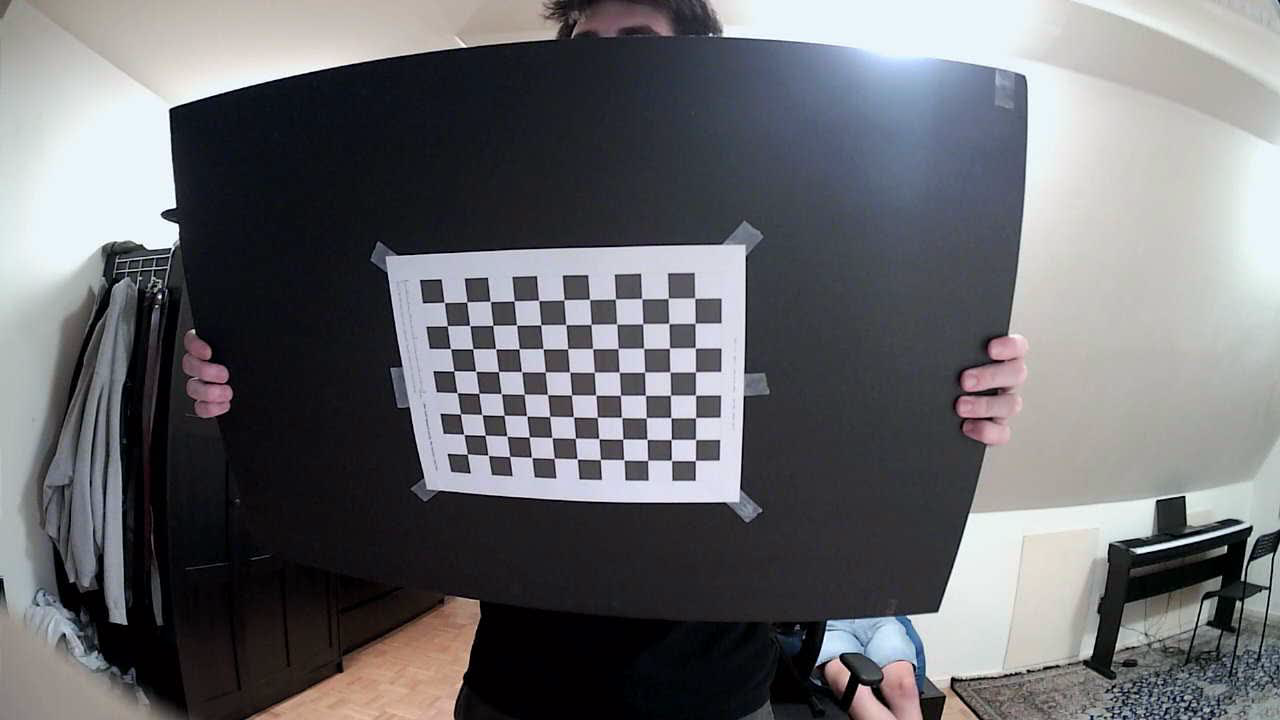
#> input picture camera/calib_shots/calib_000.png, 1280 x 720 px
$ python calibrate_fisheye.py   (older library calls are emulated)
#> lines starting #> are read from the running program, lines starting #| are printed output that depends on the picture
#!/usr/bin/env python3
"""
calibrate_fisheye.py - fit the lens model to the captured checkerboard images.

WHAT COMES OUT
  K - the camera matrix. Its four useful numbers are fx, fy (focal length measured
      in PIXELS) and cx, cy (where the optical axis actually hits the sensor - the
      true image centre, which is never exactly width/2, height/2).
  D - four fisheye distortion coefficients k1..k4 describing how the lens bends a
      straight line outward.
Together they let us convert "a direction in 3D space" <-> "a pixel", which is the
one operation the whole ToF-camera fusion depends on.

WHY cv2.fisheye AND NOT THE NORMAL MODEL
The standard pinhole model (cv2.calibrateCamera) assumes a ray at angle theta lands
at distance f*tan(theta) from centre. At 140 degrees tan(theta) explodes and the fit
fails or gets badly biased. The fisheye / Kannala-Brandt model uses theta itself as
the base and adds four odd-power correction terms, which stays well-behaved right
out to the edge. Rule of thumb: above about 120 degrees, use fisheye.

READING THE RESULT
RMS reprojection error = take each detected corner, predict where the fitted model
says it should be, measure the gap in pixels, RMS them all.
  < 0.5 px  good, use it
  0.5-1.0   usable, more/steadier views would improve it
  > 1.0     something is off: board not flat, focus changed, blurry frames,
            or a bad image dragging the fit
Per-image errors are printed so a single bad frame is easy to spot and delete.

Usage:  python camera/calibrate_fisheye.py
Writes: camera/calibration_720p.npz  (K, D, image_size, rms, board, square_mm)
        camera/calibration_720p.txt  (human-readable, includes the measured FOV)
        camera/undistort_preview.jpg (before/after, to eyeball straight lines)
"""
import glob
import os

import cv2
import numpy as np

HERE = os.path.dirname(os.path.abspath(__file__))
SHOTS = os.path.join(HERE, "calib_shots")
NPZ = os.path.join(HERE, "calibration_720p.npz")
TXT = os.path.join(HERE, "calibration_720p.txt")
PREVIEW = os.path.join(HERE, "undistort_preview.jpg")

BOARD = (8, 11)        # inner corners, must match capture_calib.py / the PDF
# MEASURED: the printed 100 mm verification bar came out at 98 mm, so the printer
# scaled by 0.98 -> squares are 20.0 * 0.98 = 19.6 mm.
# (A uniform scale error like this does NOT affect K or D - it only rescales the
# per-image translation vectors - but Stage 3 needs real millimetres, so fix it here.)
SQUARE_MM = 19.6

SUBPIX = (cv2.TERM_CRITERIA_EPS + cv2.TERM_CRITERIA_MAX_ITER, 30, 0.01)
CALIB_TERM = (cv2.TERM_CRITERIA_EPS + cv2.TERM_CRITERIA_MAX_ITER, 100, 1e-6)
FLAGS = (cv2.fisheye.CALIB_RECOMPUTE_EXTRINSIC |
         cv2.fisheye.CALIB_FIX_SKEW)

# One object-point set: the board's corners in millimetres, z = 0 (it is flat).
objp = np.zeros((1, BOARD[0] * BOARD[1], 3), np.float64)
objp[0, :, :2] = np.mgrid[0:BOARD[0], 0:BOARD[1]].T.reshape(-1, 2) * SQUARE_MM

files = sorted(glob.glob(os.path.join(SHOTS, "calib_*.png")))
if not files:
    raise SystemExit(f"No images in {SHOTS}. Run capture_calib.py first.")

objpoints, imgpoints, used, size = [], [], [], None
print(f"Scanning {len(files)} images for the {BOARD[0]}x{BOARD[1]} corner grid...")
for f in files:
    img = cv2.imread(f)
#> img is the input picture: shape (720, 1280, 3); mean B, G, R 109.6, 106, 105.7
    gray = cv2.cvtColor(img, cv2.COLOR_BGR2GRAY)
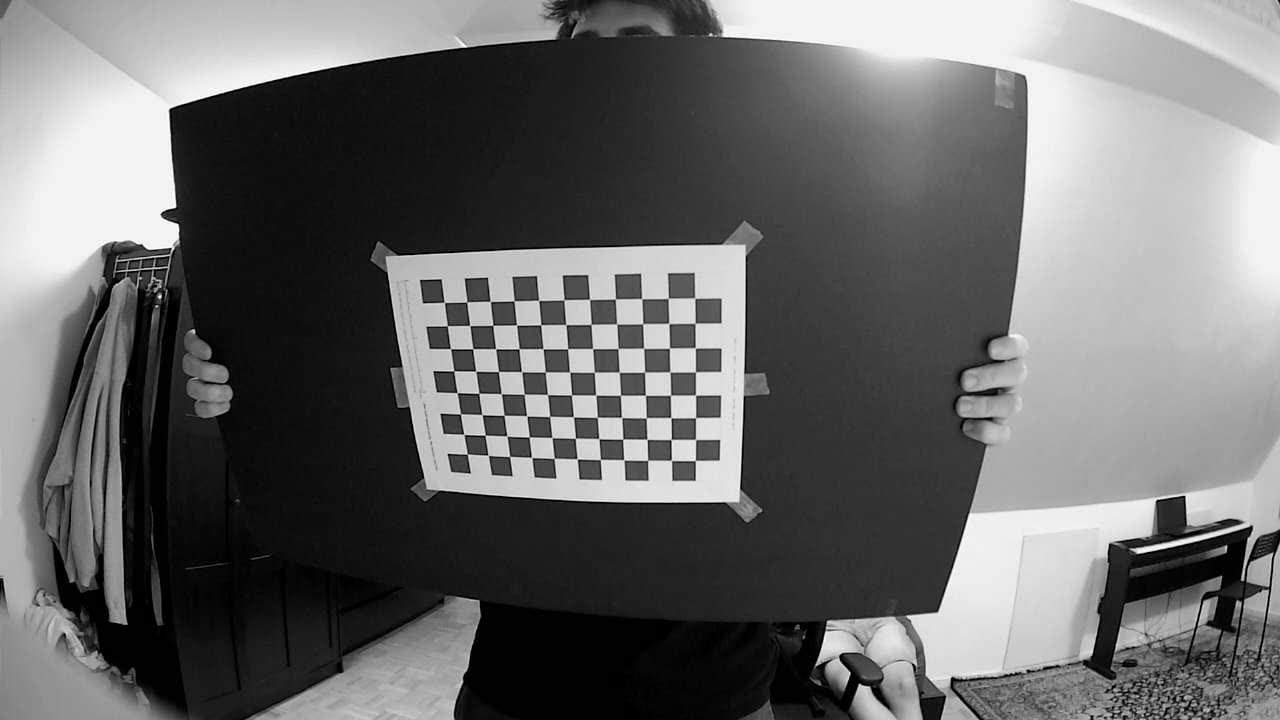
#> gray: shape (720, 1280); min 0, max 254, mean 106.2
    if size is None:
        size = gray.shape[::-1]
#> size = (1280, 720)
    ok, corners = cv2.findChessboardCorners(
        gray, BOARD, cv2.CALIB_CB_ADAPTIVE_THRESH | cv2.CALIB_CB_NORMALIZE_IMAGE)
#> ok = True; corners = 88 rows, first 8: [467.3, 454], [463.7, 434.3], [460.4, 413.9], [457, 392.7], [453.8, 370.7], [450.5, 348.7], [447.3, 325.8], [444.3, 302.4]
    if not ok:
        print(f"  skip (no board): {os.path.basename(f)}")
        continue
    corners = cv2.cornerSubPix(gray, corners, (11, 11), (-1, -1), SUBPIX)
#> corners = 88 rows, first 8: [467.3, 454.1], [463.8, 434.4], [460.5, 413.9], [457.2, 392.7], [453.7, 370.9], [450.5, 348.7], [447.3, 325.8], [444.3, 302.4]
    objpoints.append(objp.copy())
    imgpoints.append(corners.reshape(1, -1, 2).astype(np.float64))
    used.append(f)
#> pass 2 of the loop `for f in files:`:
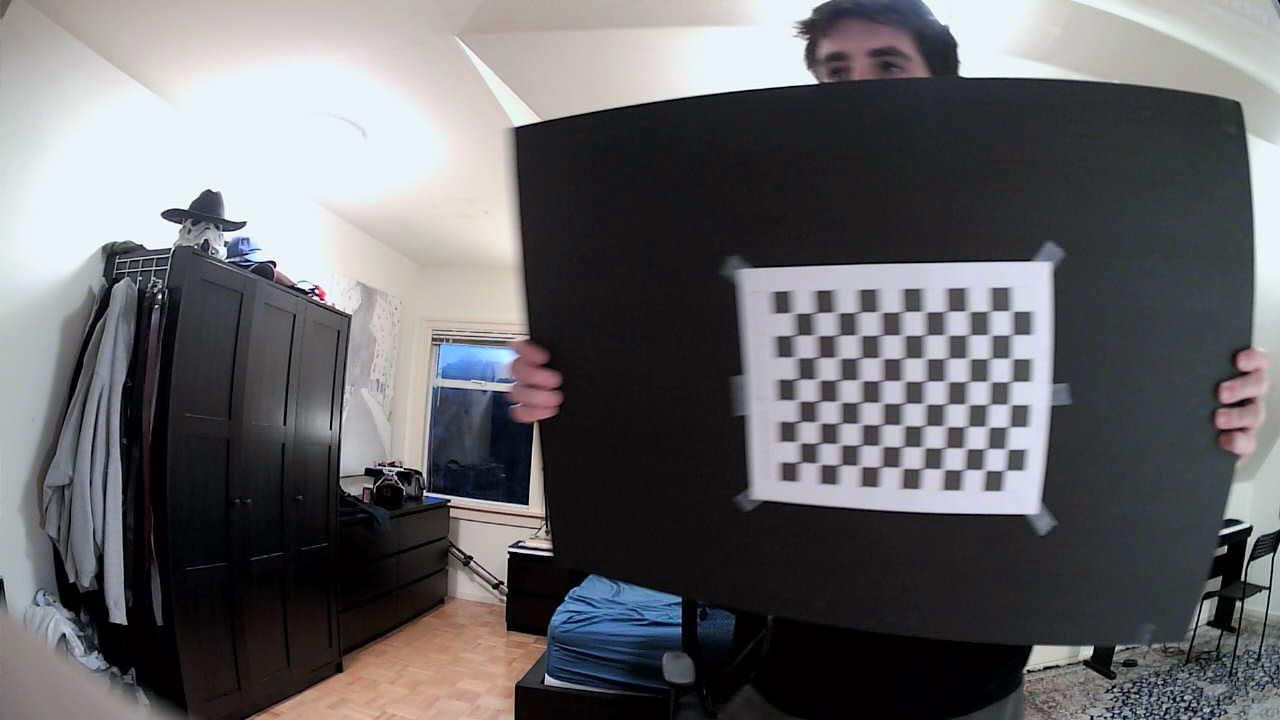
#> input picture camera/calib_shots/calib_001.png, 1280 x 720 px
#> img is the input picture: shape (720, 1280, 3); mean B, G, R 104.6, 101.7, 102.2
#> `gray = cv2.cvtColor(img, cv2.COLOR_BGR2GRAY)`:
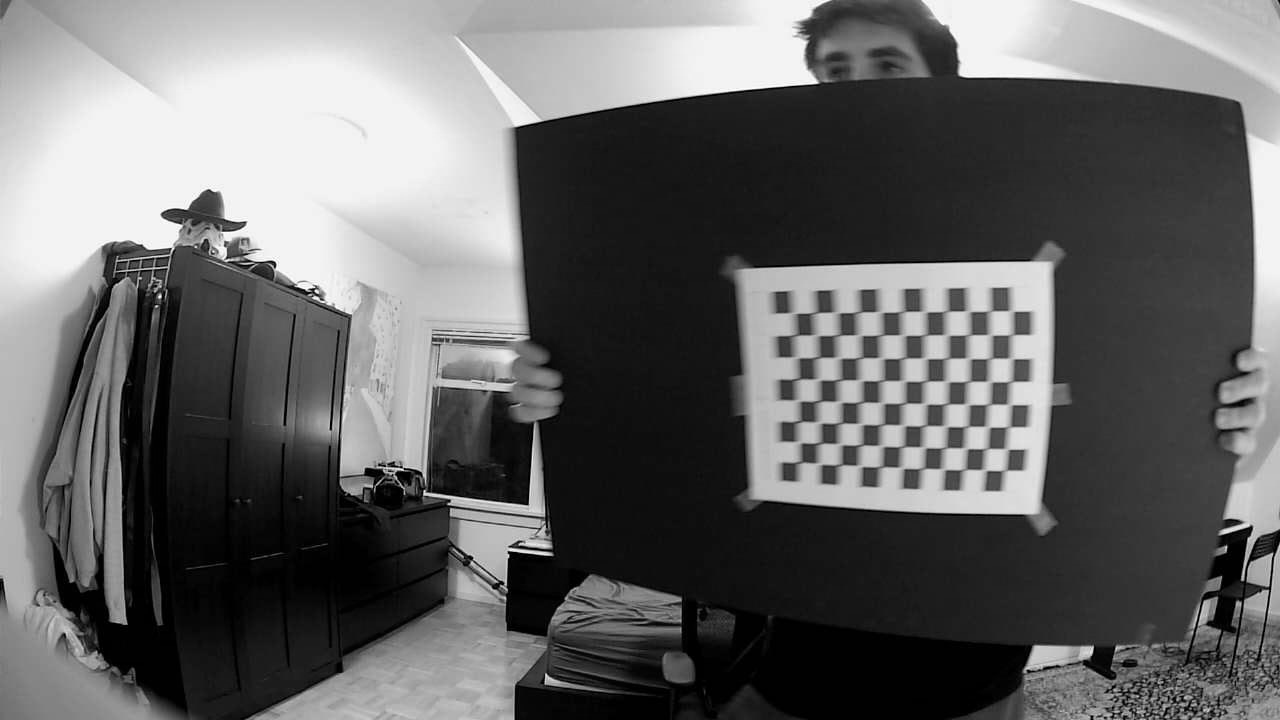
#> gray: shape (720, 1280); min 0, max 254, mean 102.1
#> `ok, corners = cv2.findChessboardCorners( gray, BOARD, cv2.CALIB_CB_ADA..`: corners = 88 rows, first 8: [799.5, 462], [799.5, 441.5], [798.5, 422], [797, 401], [796.5, 379], [795.5, 357.5], [795.5, 335.6], [792.5, 313.5]
#> `corners = cv2.cornerSubPix(gray, corners, (11, 11), (-1, -1), SUBPIX)`: corners = 88 rows, first 8: [799.5, 462.1], [798.9, 442.2], [798.7, 421.4], [798, 400.5], [797.5, 378.8], [796.1, 357.4], [795.1, 335.1], [793.4, 313]
#> pass 3 of the loop `for f in files:`:
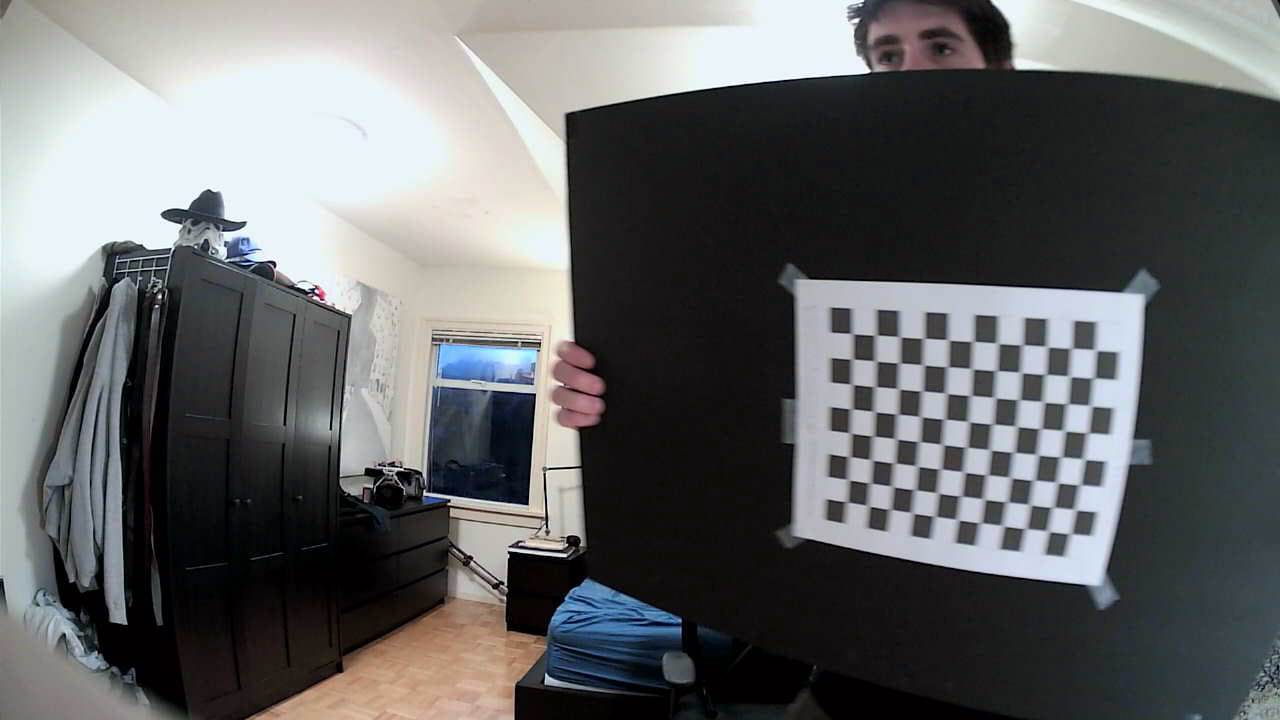
#> input picture camera/calib_shots/calib_002.png, 1280 x 720 px
#> img is the input picture: shape (720, 1280, 3); mean B, G, R 103.1, 102.2, 100.5
#> `gray = cv2.cvtColor(img, cv2.COLOR_BGR2GRAY)`:
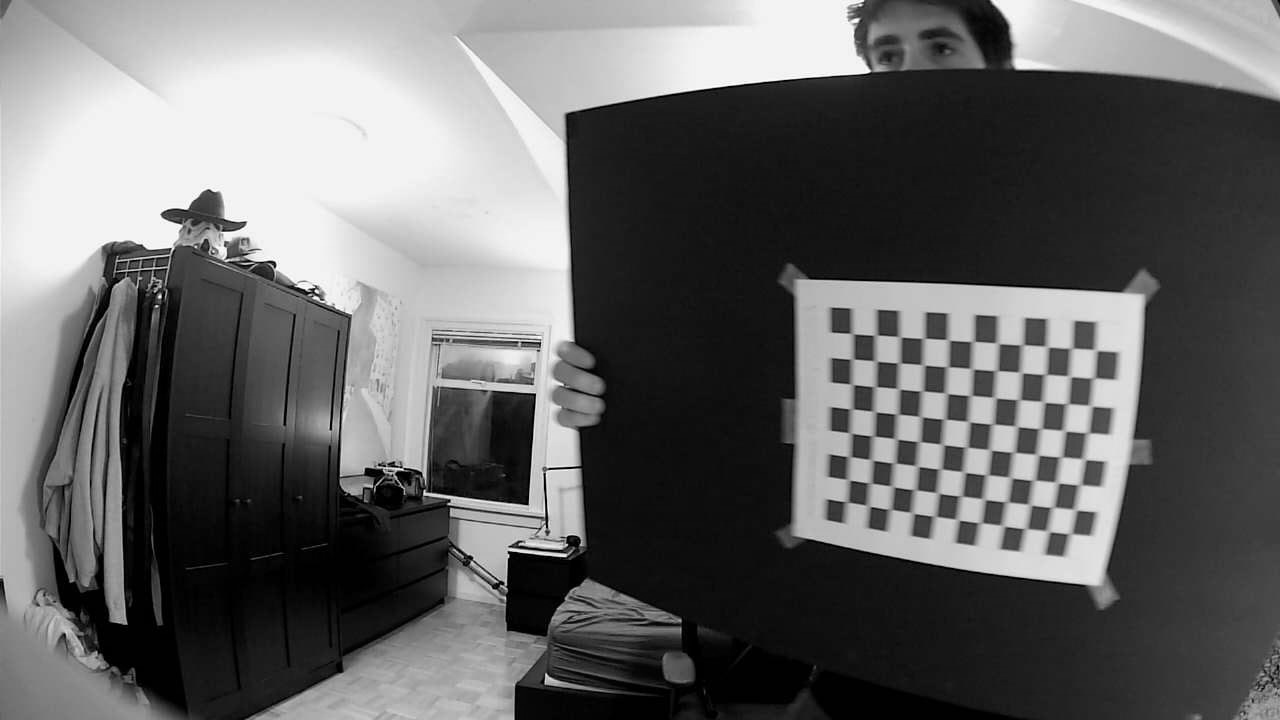
#> gray: shape (720, 1280); min 0, max 255, mean 101.8
#> `ok, corners = cv2.findChessboardCorners( gray, BOARD, cv2.CALIB_CB_ADA..`: corners = 88 rows, first 8: [846.5, 502], [848, 479.5], [849.5, 457], [850.5, 433], [851.5, 408.5], [852.5, 384], [852.5, 359], [852.5, 334]
#> `corners = cv2.cornerSubPix(gray, corners, (11, 11), (-1, -1), SUBPIX)`: corners = 88 rows, first 8: [846.7, 501.9], [848.4, 479.7], [849.5, 456.7], [850.5, 433], [851.4, 409], [852.1, 384.3], [852.3, 359.2], [852.4, 333.6]

print(f"{len(used)} usable images.")
if len(used) < 8:
#> (the run stopped early here; a loop or call above may not have finished)
